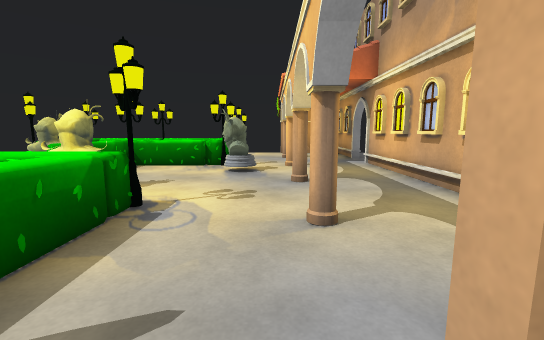
View 1 (above)

12 first-person views from a walk through a Unity game level. The camera is 1.2 m above the floor, tilts 8° down and sees 90° across. The floor is counted in squares, 1 m on a side. Each view is taken from the middle of a square. On the plan, view 1 faces up. The plan holds only what a view shows up to about 13 squares ahead; the rest is blank. The player character is not drawn.

View 2
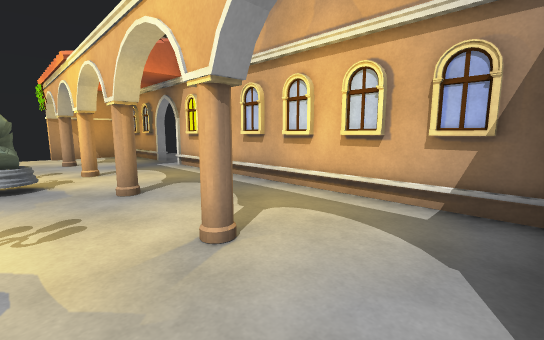

View 3
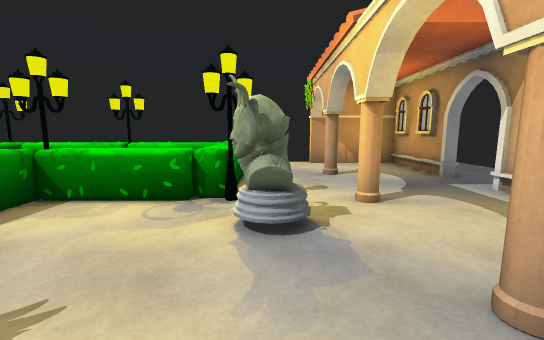

View 4
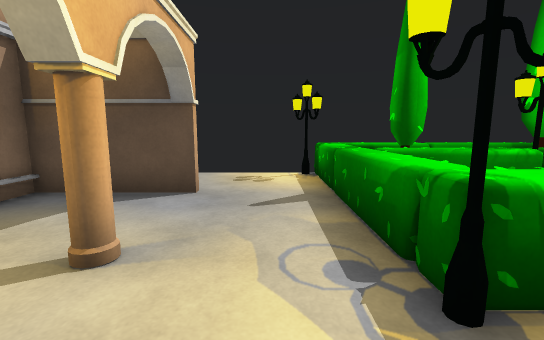

View 5
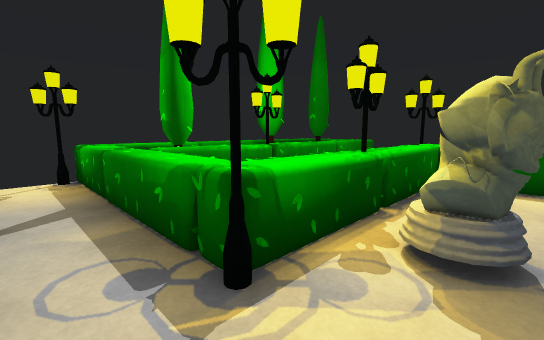

View 6
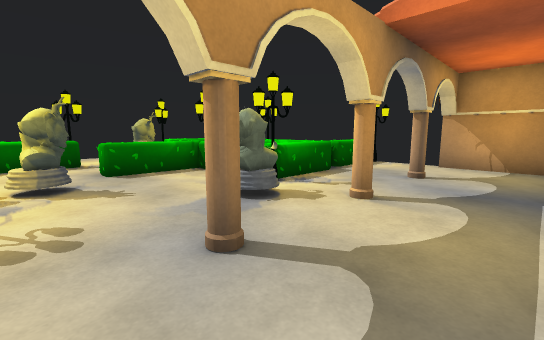

View 7
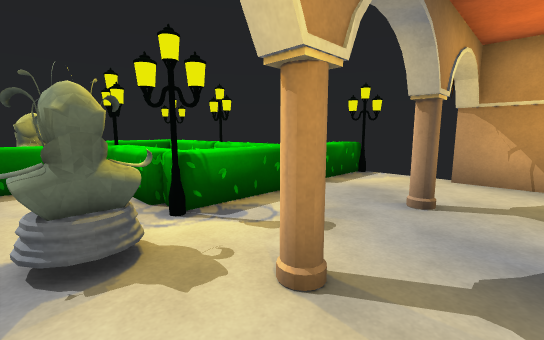

View 8
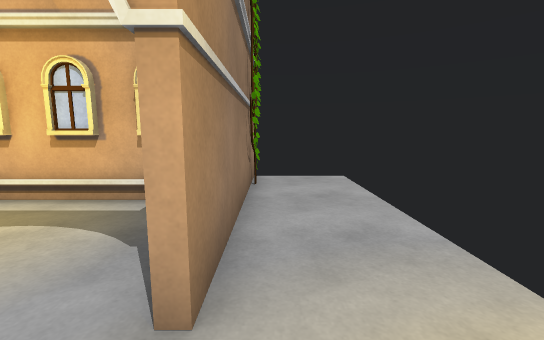

View 9
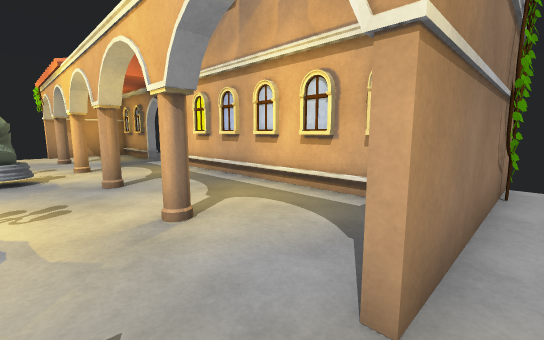

View 10
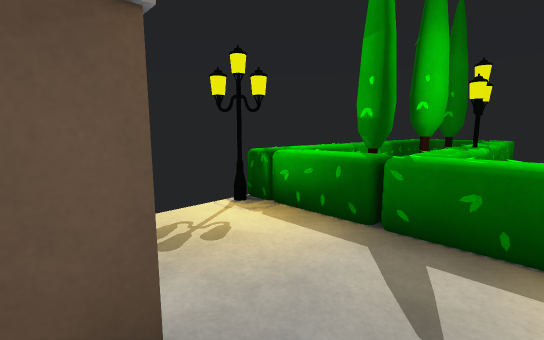

View 11
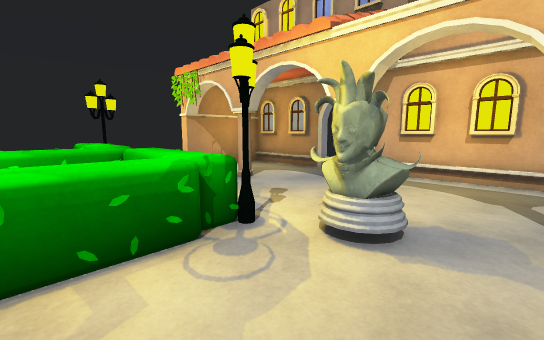

View 12
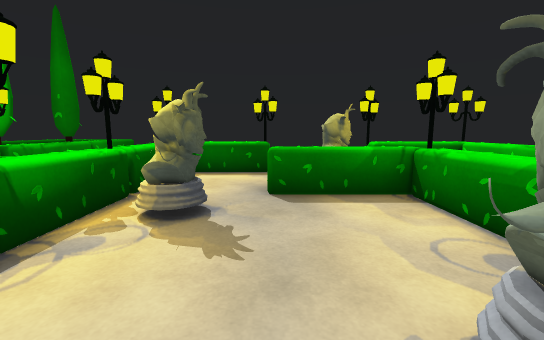

### Floor plan
Key: @ floor where view 1 was taken; # wall or solid block; . floor; = window, fence, low wall or low ledge; ^ raised ledge; v drop or lower ground; O other object.
Columns run from 7 left of view 1 to 6 right of it. Each row starts with its distance up from view 1.
 16      #vv###v
 15     =^.#...#
 14     #^.....#..
 13 ^^#^^^..#..#..
 12 =====^.......
 11   #  ^......
 10  ##^^^..#..#
  9 OO^...O....#
  8 O^^...O....#
  7  =^........#
  6  .OOO......#
  5    O# .....#
  4  ##^^^.....#
  3     ^^.....#
  2     ^^.....#
  1 ##^^^^..####
  0 #  #^^.@...###
 -1 #==#^^........
 -2  ^^^^#vvvvvvvv

Positions as (right, up) in squares from view 1, and headings:
1: (0, 0), facing up
2: (-1, 1), facing up-right
3: (-1, 5), facing up
4: (-1, 6), facing down
5: (-1, 6), facing down-left
6: (3, 5), facing up-left
7: (2, 8), facing up-left
8: (-1, 0), facing right
9: (-1, 0), facing up-right
10: (1, 2), facing down-left
11: (-4, 7), facing up-right
12: (0, 7), facing left
